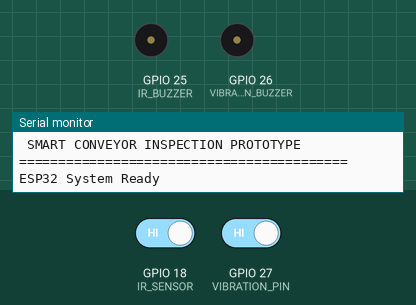
Bench run of a sketch on a simulated ESP32. On the bench: buzzer (waves = sounding, pin HIGH), the last lines printed to the serial monitor. The test bench sets the inputs (shaded band); at power-on: GPIO 18 (IR_SENSOR) HIGH, GPIO 27 (VIBRATION_PIN) HIGH.

Above: at 2.2 s.
2.3 s: GPIO 18 (IR_SENSOR) driven LOW
At 3.5 s:
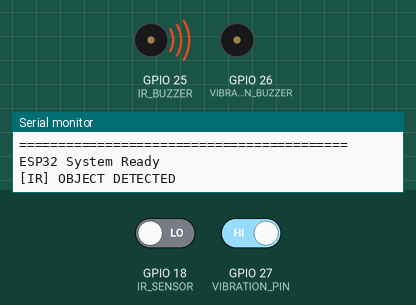
3.8 s: GPIO 27 (VIBRATION_PIN) driven LOW
At 4.3 s:
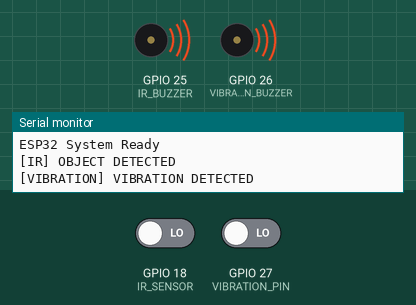
5.3 s: GPIO 18 (IR_SENSOR) driven HIGH
At 6.1 s:
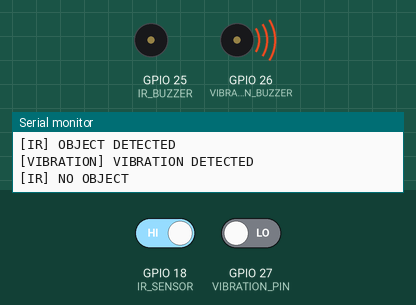
6.8 s: GPIO 27 (VIBRATION_PIN) driven HIGH
At 7.9 s:
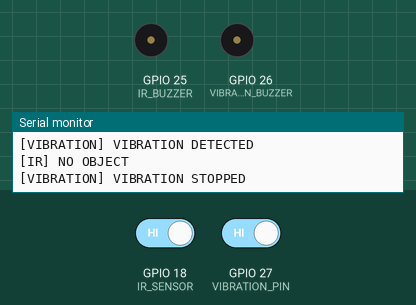
Timing chart, 0 to 9.3 s (numbered marks = the images above; inputs shaded):
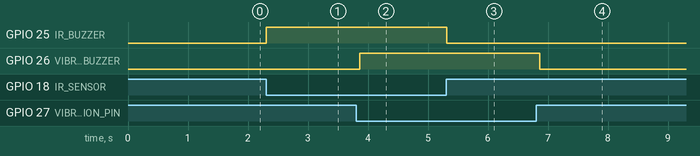

Measured:
- after the input at 2.3 s, GPIO 25 (IR_BUZZER): LOW → HIGH at once
- after the input at 3.8 s, GPIO 26 (VIBRATION_BUZZER): LOW → HIGH after 0.06 s
- after the input at 5.3 s, GPIO 25 (IR_BUZZER): HIGH → LOW at once
- after the input at 6.8 s, GPIO 26 (VIBRATION_BUZZER): HIGH → LOW after 0.06 s

The sketch:

conveyor_monitor.ino.ino
```cpp
/*
  Smart Conveyor Inspection System
  --------------------------------
  Current Prototype

  Hardware:
  - ESP32
  - 2 IR sensors sharing GPIO 18
  - SW-420 vibration sensor on GPIO 27
  - IR alert buzzer on GPIO 25
  - Vibration alert buzzer on GPIO 26

  IR logic:
  LOW  = Object detected
  HIGH = No object

  Vibration logic:
  LOW  = Vibration detected
  HIGH = No vibration
*/

#define IR_SENSOR 18
#define IR_BUZZER 25

#define VIBRATION_PIN 27
#define VIBRATION_BUZZER 26

#define VIBRATION_STATE LOW
#define SAMPLE_COUNT 5

bool vibrationDetected = false;
bool irDetected = false;


// --------------------------------------------------
// VIBRATION CHECK
// --------------------------------------------------

bool checkVibration() {

  int vibrationCount = 0;

  for (int i = 0; i < SAMPLE_COUNT; i++) {

    if (digitalRead(VIBRATION_PIN) == VIBRATION_STATE) {
      vibrationCount++;
    }

    delay(10);
  }

  return vibrationCount >= 3;
}


// --------------------------------------------------
// SETUP
// --------------------------------------------------

void setup() {

  Serial.begin(115200);

  pinMode(IR_SENSOR, INPUT);
  pinMode(IR_BUZZER, OUTPUT);

  pinMode(VIBRATION_PIN, INPUT);
  pinMode(VIBRATION_BUZZER, OUTPUT);

  digitalWrite(IR_BUZZER, LOW);
  digitalWrite(VIBRATION_BUZZER, LOW);

  delay(1000);

  Serial.println();
  Serial.println("==========================================");
  Serial.println(" SMART CONVEYOR INSPECTION PROTOTYPE");
  Serial.println("==========================================");
  Serial.println("ESP32 System Ready");
  Serial.println();
}


// --------------------------------------------------
// MAIN LOOP
// --------------------------------------------------

void loop() {

  // ---------------- IR SENSOR ----------------

  int irState = digitalRead(IR_SENSOR);

  if (irState == LOW) {

    if (!irDetected) {

      irDetected = true;

      Serial.println("[IR] OBJECT DETECTED");
    }

    // Alert buzzer
    digitalWrite(IR_BUZZER, HIGH);

  } else {

    if (irDetected) {

      irDetected = false;

      Serial.println("[IR] NO OBJECT");
    }

    digitalWrite(IR_BUZZER, LOW);
  }


  // ---------------- VIBRATION ----------------

  bool currentVibration = checkVibration();

  if (currentVibration && !vibrationDetected) {

    vibrationDetected = true;

    Serial.println("[VIBRATION] VIBRATION DETECTED");

    digitalWrite(VIBRATION_BUZZER, HIGH);
  }

  if (!currentVibration && vibrationDetected) {

    vibrationDetected = false;

    Serial.println("[VIBRATION] VIBRATION STOPPED");

    digitalWrite(VIBRATION_BUZZER, LOW);
  }


  delay(50);
}
```
